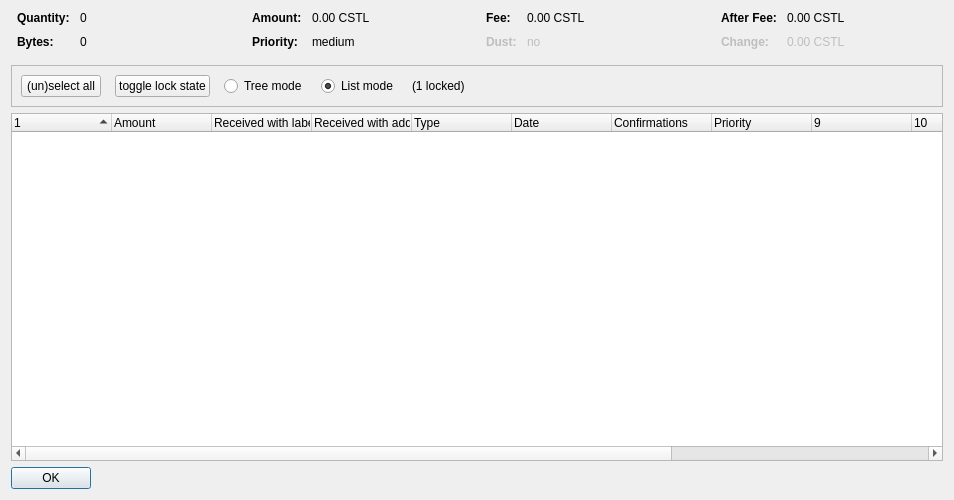
<?xml version="1.0" encoding="UTF-8"?>
<ui version="4.0">
 <class>CoinControlDialog</class>
 <widget class="QDialog" name="CoinControlDialog">
  <property name="geometry">
   <rect>
    <x>0</x>
    <y>0</y>
    <width>954</width>
    <height>500</height>
   </rect>
  </property>
  <property name="windowTitle">
   <string>Coin Selection</string>
  </property>
  <layout class="QVBoxLayout" name="verticalLayout">
   <item>
    <layout class="QHBoxLayout" name="horizontalLayoutTop" stretch="0,0,0,0">
     <property name="topMargin">
      <number>0</number>
     </property>
     <property name="bottomMargin">
      <number>10</number>
     </property>
     <item>
      <layout class="QFormLayout" name="formLayoutCoinControl1">
       <property name="horizontalSpacing">
        <number>10</number>
       </property>
       <property name="verticalSpacing">
        <number>10</number>
       </property>
       <property name="leftMargin">
        <number>6</number>
       </property>
       <property name="rightMargin">
        <number>6</number>
       </property>
       <item row="0" column="0">
        <widget class="QLabel" name="labelCoinControlQuantityText">
         <property name="font">
          <font>
           <weight>75</weight>
           <bold>true</bold>
          </font>
         </property>
         <property name="text">
          <string>Quantity:</string>
         </property>
        </widget>
       </item>
       <item row="0" column="1">
        <widget class="QLabel" name="labelCoinControlQuantity">
         <property name="cursor">
          <cursorShape>IBeamCursor</cursorShape>
         </property>
         <property name="contextMenuPolicy">
          <enum>Qt::ActionsContextMenu</enum>
         </property>
         <property name="text">
          <string notr="true">0</string>
         </property>
         <property name="textInteractionFlags">
          <set>Qt::LinksAccessibleByMouse|Qt::TextSelectableByKeyboard|Qt::TextSelectableByMouse</set>
         </property>
        </widget>
       </item>
       <item row="1" column="0">
        <widget class="QLabel" name="labelCoinControlBytesText">
         <property name="font">
          <font>
           <weight>75</weight>
           <bold>true</bold>
          </font>
         </property>
         <property name="text">
          <string>Bytes:</string>
         </property>
        </widget>
       </item>
       <item row="1" column="1">
        <widget class="QLabel" name="labelCoinControlBytes">
         <property name="cursor">
          <cursorShape>IBeamCursor</cursorShape>
         </property>
         <property name="contextMenuPolicy">
          <enum>Qt::ActionsContextMenu</enum>
         </property>
         <property name="text">
          <string notr="true">0</string>
         </property>
         <property name="textInteractionFlags">
          <set>Qt::LinksAccessibleByMouse|Qt::TextSelectableByKeyboard|Qt::TextSelectableByMouse</set>
         </property>
        </widget>
       </item>
      </layout>
     </item>
     <item>
      <layout class="QFormLayout" name="formLayoutCoinControl2">
       <property name="horizontalSpacing">
        <number>10</number>
       </property>
       <property name="verticalSpacing">
        <number>10</number>
       </property>
       <property name="leftMargin">
        <number>6</number>
       </property>
       <property name="rightMargin">
        <number>6</number>
       </property>
       <item row="0" column="0">
        <widget class="QLabel" name="labelCoinControlAmountText">
         <property name="font">
          <font>
           <weight>75</weight>
           <bold>true</bold>
          </font>
         </property>
         <property name="text">
          <string>Amount:</string>
         </property>
        </widget>
       </item>
       <item row="0" column="1">
        <widget class="QLabel" name="labelCoinControlAmount">
         <property name="cursor">
          <cursorShape>IBeamCursor</cursorShape>
         </property>
         <property name="contextMenuPolicy">
          <enum>Qt::ActionsContextMenu</enum>
         </property>
         <property name="text">
          <string notr="true">0.00 CSTL</string>
         </property>
         <property name="textInteractionFlags">
          <set>Qt::LinksAccessibleByMouse|Qt::TextSelectableByKeyboard|Qt::TextSelectableByMouse</set>
         </property>
        </widget>
       </item>
       <item row="1" column="0">
        <widget class="QLabel" name="labelCoinControlPriorityText">
         <property name="font">
          <font>
           <weight>75</weight>
           <bold>true</bold>
          </font>
         </property>
         <property name="text">
          <string>Priority:</string>
         </property>
        </widget>
       </item>
       <item row="1" column="1">
        <widget class="QLabel" name="labelCoinControlPriority">
         <property name="cursor">
          <cursorShape>IBeamCursor</cursorShape>
         </property>
         <property name="contextMenuPolicy">
          <enum>Qt::ActionsContextMenu</enum>
         </property>
         <property name="text">
          <string>medium</string>
         </property>
         <property name="textInteractionFlags">
          <set>Qt::LinksAccessibleByMouse|Qt::TextSelectableByKeyboard|Qt::TextSelectableByMouse</set>
         </property>
        </widget>
       </item>
      </layout>
     </item>
     <item>
      <layout class="QFormLayout" name="formLayoutCoinControl3">
       <property name="horizontalSpacing">
        <number>10</number>
       </property>
       <property name="verticalSpacing">
        <number>10</number>
       </property>
       <property name="leftMargin">
        <number>6</number>
       </property>
       <property name="rightMargin">
        <number>6</number>
       </property>
       <item row="0" column="0">
        <widget class="QLabel" name="labelCoinControlFeeText">
         <property name="font">
          <font>
           <weight>75</weight>
           <bold>true</bold>
          </font>
         </property>
         <property name="text">
          <string>Fee:</string>
         </property>
        </widget>
       </item>
       <item row="0" column="1">
        <widget class="QLabel" name="labelCoinControlFee">
         <property name="cursor">
          <cursorShape>IBeamCursor</cursorShape>
         </property>
         <property name="contextMenuPolicy">
          <enum>Qt::ActionsContextMenu</enum>
         </property>
         <property name="text">
          <string notr="true">0.00 CSTL</string>
         </property>
         <property name="textInteractionFlags">
          <set>Qt::LinksAccessibleByMouse|Qt::TextSelectableByKeyboard|Qt::TextSelectableByMouse</set>
         </property>
        </widget>
       </item>
       <item row="1" column="0">
        <widget class="QLabel" name="labelCoinControlLowOutputText">
         <property name="enabled">
          <bool>false</bool>
         </property>
         <property name="font">
          <font>
           <weight>75</weight>
           <bold>true</bold>
          </font>
         </property>
         <property name="text">
          <string>Dust:</string>
         </property>
        </widget>
       </item>
       <item row="1" column="1">
        <widget class="QLabel" name="labelCoinControlLowOutput">
         <property name="enabled">
          <bool>false</bool>
         </property>
         <property name="cursor">
          <cursorShape>IBeamCursor</cursorShape>
         </property>
         <property name="contextMenuPolicy">
          <enum>Qt::ActionsContextMenu</enum>
         </property>
         <property name="text">
          <string>no</string>
         </property>
         <property name="textInteractionFlags">
          <set>Qt::LinksAccessibleByMouse|Qt::TextSelectableByKeyboard|Qt::TextSelectableByMouse</set>
         </property>
        </widget>
       </item>
      </layout>
     </item>
     <item>
      <layout class="QFormLayout" name="formLayoutCoinControl4">
       <property name="horizontalSpacing">
        <number>10</number>
       </property>
       <property name="verticalSpacing">
        <number>10</number>
       </property>
       <property name="leftMargin">
        <number>6</number>
       </property>
       <property name="rightMargin">
        <number>6</number>
       </property>
       <item row="0" column="0">
        <widget class="QLabel" name="labelCoinControlAfterFeeText">
         <property name="font">
          <font>
           <weight>75</weight>
           <bold>true</bold>
          </font>
         </property>
         <property name="text">
          <string>After Fee:</string>
         </property>
        </widget>
       </item>
       <item row="0" column="1">
        <widget class="QLabel" name="labelCoinControlAfterFee">
         <property name="cursor">
          <cursorShape>IBeamCursor</cursorShape>
         </property>
         <property name="contextMenuPolicy">
          <enum>Qt::ActionsContextMenu</enum>
         </property>
         <property name="text">
          <string notr="true">0.00 CSTL</string>
         </property>
         <property name="textInteractionFlags">
          <set>Qt::LinksAccessibleByMouse|Qt::TextSelectableByKeyboard|Qt::TextSelectableByMouse</set>
         </property>
        </widget>
       </item>
       <item row="1" column="0">
        <widget class="QLabel" name="labelCoinControlChangeText">
         <property name="enabled">
          <bool>false</bool>
         </property>
         <property name="font">
          <font>
           <weight>75</weight>
           <bold>true</bold>
          </font>
         </property>
         <property name="text">
          <string>Change:</string>
         </property>
        </widget>
       </item>
       <item row="1" column="1">
        <widget class="QLabel" name="labelCoinControlChange">
         <property name="enabled">
          <bool>false</bool>
         </property>
         <property name="cursor">
          <cursorShape>IBeamCursor</cursorShape>
         </property>
         <property name="contextMenuPolicy">
          <enum>Qt::ActionsContextMenu</enum>
         </property>
         <property name="text">
          <string notr="true">0.00 CSTL</string>
         </property>
         <property name="textInteractionFlags">
          <set>Qt::LinksAccessibleByMouse|Qt::TextSelectableByKeyboard|Qt::TextSelectableByMouse</set>
         </property>
        </widget>
       </item>
      </layout>
     </item>
    </layout>
   </item>
   <item>
    <widget class="QFrame" name="frame">
     <property name="minimumSize">
      <size>
       <width>0</width>
       <height>40</height>
      </size>
     </property>
     <property name="frameShape">
      <enum>QFrame::StyledPanel</enum>
     </property>
     <property name="frameShadow">
      <enum>QFrame::Sunken</enum>
     </property>
     <layout class="QHBoxLayout" name="horizontalLayout">
      <item>
       <layout class="QHBoxLayout" name="horizontalLayoutPanel" stretch="0,0,0,0,0,0">
        <property name="spacing">
         <number>14</number>
        </property>
        <item>
         <widget class="QPushButton" name="pushButtonSelectAll">
          <property name="sizePolicy">
           <sizepolicy hsizetype="Maximum" vsizetype="Fixed">
            <horstretch>0</horstretch>
            <verstretch>0</verstretch>
           </sizepolicy>
          </property>
          <property name="text">
           <string>(un)select all</string>
          </property>
          <property name="autoDefault">
           <bool>false</bool>
          </property>
         </widget>
        </item>
        <item>
         <widget class="QPushButton" name="pushButtonToggleLock">
          <property name="sizePolicy">
           <sizepolicy hsizetype="Maximum" vsizetype="Fixed">
            <horstretch>0</horstretch>
            <verstretch>0</verstretch>
           </sizepolicy>
          </property>
          <property name="text">
           <string>toggle lock state</string>
          </property>
          <property name="autoDefault">
           <bool>false</bool>
          </property>
         </widget>
        </item>
        <item>
         <widget class="QRadioButton" name="radioTreeMode">
          <property name="sizePolicy">
           <sizepolicy hsizetype="Maximum" vsizetype="Fixed">
            <horstretch>0</horstretch>
            <verstretch>0</verstretch>
           </sizepolicy>
          </property>
          <property name="text">
           <string>Tree mode</string>
          </property>
         </widget>
        </item>
        <item>
         <widget class="QRadioButton" name="radioListMode">
          <property name="sizePolicy">
           <sizepolicy hsizetype="Maximum" vsizetype="Fixed">
            <horstretch>0</horstretch>
            <verstretch>0</verstretch>
           </sizepolicy>
          </property>
          <property name="text">
           <string>List mode</string>
          </property>
          <property name="checked">
           <bool>true</bool>
          </property>
         </widget>
        </item>
        <item>
         <widget class="QLabel" name="labelLocked">
          <property name="text">
           <string>(1 locked)</string>
          </property>
         </widget>
        </item>
        <item>
         <spacer name="horizontalSpacer">
          <property name="orientation">
           <enum>Qt::Horizontal</enum>
          </property>
          <property name="sizeHint" stdset="0">
           <size>
            <width>40</width>
            <height>20</height>
           </size>
          </property>
         </spacer>
        </item>
       </layout>
      </item>
     </layout>
    </widget>
   </item>
   <item>
    <widget class="CoinControlTreeWidget" name="treeWidget">
     <property name="contextMenuPolicy">
      <enum>Qt::CustomContextMenu</enum>
     </property>
     <property name="sortingEnabled">
      <bool>false</bool>
     </property>
     <property name="columnCount">
      <number>13</number>
     </property>
     <attribute name="headerShowSortIndicator" stdset="0">
      <bool>true</bool>
     </attribute>
     <attribute name="headerStretchLastSection">
      <bool>false</bool>
     </attribute>
     <column>
      <property name="text">
       <string/>
      </property>
     </column>
     <column>
      <property name="text">
       <string>Amount</string>
      </property>
     </column>
     <column>
      <property name="text">
       <string>Received with label</string>
      </property>
     </column>
     <column>
      <property name="text">
       <string>Received with address</string>
      </property>
     </column>
     <column>
      <property name="text">
	<string>Type</string>
      </property>
     </column>
     <column>
      <property name="text">	 
       <string>Date</string>
      </property>
     </column>
     <column>
      <property name="text">
       <string>Confirmations</string>
      </property>
      <property name="toolTip">
       <string>Confirmed</string>
      </property>
     </column>
     <column>
      <property name="text">
       <string>Priority</string>
      </property>
     </column>
     <column>
      <property name="text">
       <string/>
      </property>
     </column>
     <column>
      <property name="text">
       <string/>
      </property>
     </column>
     <column>
      <property name="text">
       <string/>
      </property>
     </column>
     <column>
      <property name="text">
       <string/>
      </property>
     </column>
     <column>
      <property name="text">
       <string/>
      </property>
     </column>
    </widget>
   </item>
   <item>
    <widget class="QDialogButtonBox" name="buttonBox">
     <property name="sizePolicy">
      <sizepolicy hsizetype="Maximum" vsizetype="Fixed">
       <horstretch>0</horstretch>
       <verstretch>0</verstretch>
      </sizepolicy>
     </property>
     <property name="orientation">
      <enum>Qt::Horizontal</enum>
     </property>
     <property name="standardButtons">
      <set>QDialogButtonBox::Ok</set>
     </property>
    </widget>
   </item>
  </layout>
 </widget>
 <customwidgets>
  <customwidget>
   <class>CoinControlTreeWidget</class>
   <extends>QTreeWidget</extends>
   <header>coincontroltreewidget.h</header>
  </customwidget>
 </customwidgets>
 <resources/>
 <connections/>
</ui>
